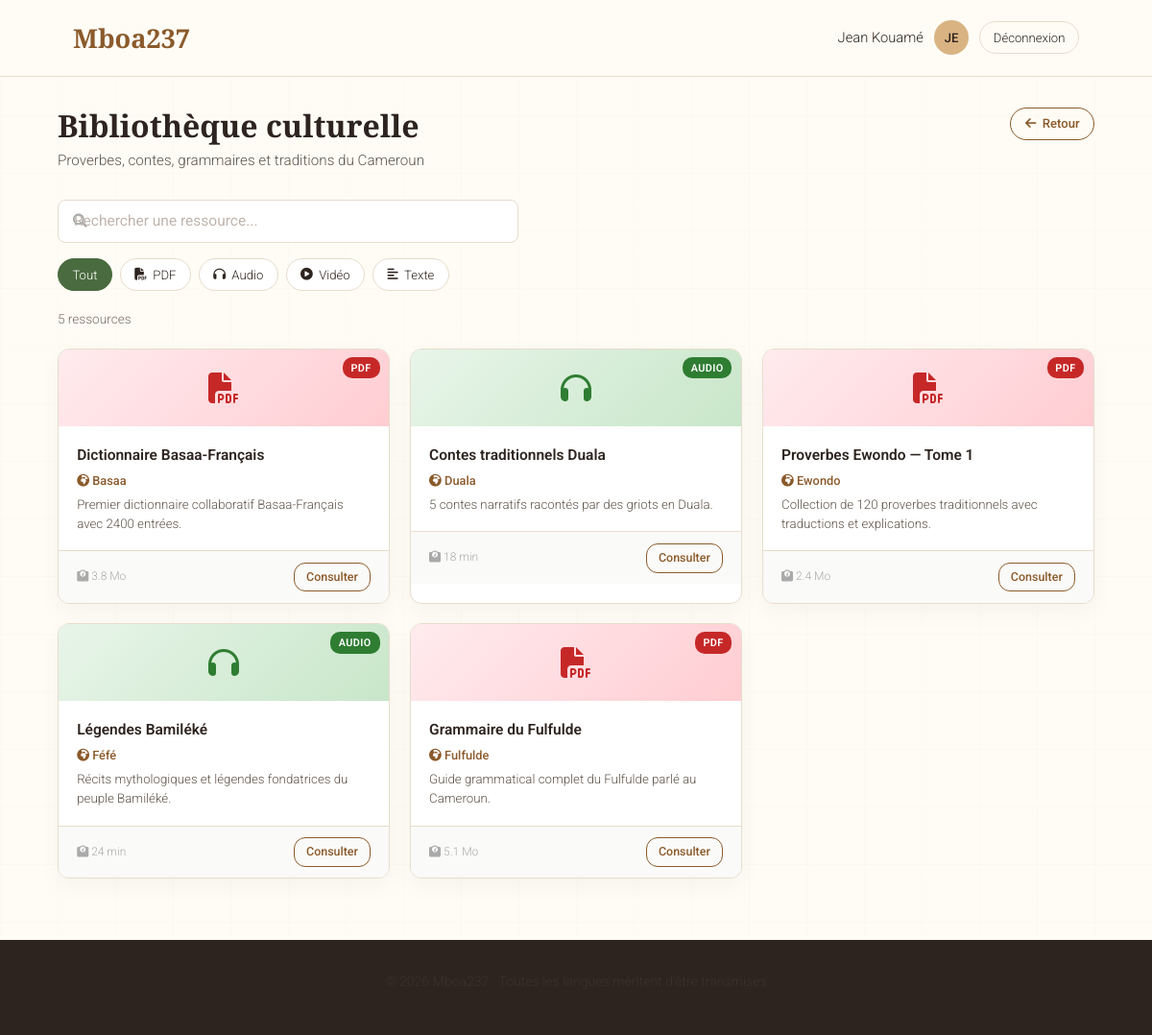
/apprenant/bibliotheque.php (signed in), run on the app's committed database.
### tables this page shows
CREATE TABLE IF NOT EXISTS ressources (
    id          INT AUTO_INCREMENT PRIMARY KEY,
    titre       VARCHAR(200) NOT NULL,
    langue      VARCHAR(80)  NOT NULL,
    type        ENUM('pdf','audio','video','texte') DEFAULT 'pdf',
    taille      VARCHAR(30),
    description TEXT,
    contenu     JSON,
    created_at  TIMESTAMP DEFAULT CURRENT_TIMESTAMP
);

### config/session.php (called while the page is built, shortened)
<?php
function e(string $str): string {
    return htmlspecialchars($str, ENT_QUOTES, 'UTF-8');
}

### includes/functions.php (called while the page is built, shortened)
<?php
function getRessources(?string $type = null, ?string $search = null): array {
    $pdo  = getPDO();
    $sql  = 'SELECT * FROM ressources WHERE 1=1';
    $args = [];
    $sql .= ' ORDER BY langue, titre';
    $stmt = $pdo->prepare($sql);
    $stmt->execute($args);
    $rows = $stmt->fetchAll();
    return $rows;
}

### apprenant/bibliotheque.php (the view, shortened to what this page needs)
<?php
require_once __DIR__ . '/../config/session.php';
require_once __DIR__ . '/../includes/functions.php';
$type   = $_GET['type']   ?? null;
$search = $_GET['search'] ?? null;
$ressources = getRessources($type ?: null, $search ?: null);
include __DIR__ . '/../includes/header.php';
?>
<div class="container page-body">
    <div class="biblio-header">
        <div>
            <h1>Bibliothèque culturelle</h1>
            <p class="biblio-sous-titre">Proverbes, contes, grammaires et traditions du Cameroun</p>
        </div>
        <a href="dashboard.php" class="btn btn-secondary btn-sm">
            <i class="fas fa-arrow-left"></i> Retour
        </a>
    </div>
    <div class="biblio-controls">
        <form method="GET" action="bibliotheque.php" class="search-form">
            <div class="search-wrap">
                <input type="text" name="search" class="search-input"
                       placeholder="Rechercher une ressource..."
                       value="<?= e($search ?? '') ?>">
            </div>
        </form>
        <div class="type-filtres">
            <a href="bibliotheque.php<?= $search ? '?search='.urlencode($search) : '' ?>"
               class="filtre-btn <?= !$type ? 'active':'' ?>">Tout</a>
            <?php foreach (['pdf'=>'PDF','audio'=>'Audio','video'=>'Vidéo','texte'=>'Texte'] as $v => $lbl): ?>
            <a href="bibliotheque.php?type=<?= $v ?><?= $search ? '&search='.urlencode($search) : '' ?>"
               class="filtre-btn <?= $type===$v ? 'active':'' ?>">
                <?php $typeIcons = ['pdf'=>'fas fa-file-pdf','audio'=>'fas fa-headphones','video'=>'fas fa-play-circle','texte'=>'fas fa-align-left']; ?>
                <i class="<?= $typeIcons[$v] ?>"></i> <?= $lbl ?>
            </a>
            <?php endforeach; ?>
        </div>
    </div>
    <p class="nb-resultats"><?= count($ressources) ?> ressource<?= count($ressources)>1?'s':'' ?></p>
    <?php if (empty($ressources)): ?>
        <div class="vide-msg">
            <i class="fas fa-search"></i>
            <p>Aucune ressource ne correspond à votre recherche.</p>
        </div>
    <?php else: ?>
    <div class="ressources-grid">
        <?php
        $icons  = ['pdf'=>'fas fa-file-pdf','audio'=>'fas fa-headphones','video'=>'fas fa-play-circle','texte'=>'fas fa-align-left'];
        foreach ($ressources as $r):
            $icon = $icons[$r['type']] ?? 'fas fa-file';
        ?>
        <a href="bibliotheque.php?id=<?= (int)$r['id'] ?><?= $type?'&type='.urlencode($type):'' ?><?= $search?'&search='.urlencode($search):'' ?>"
           class="ressource-card" style="text-decoration:none;color:inherit;">
            <div class="card-banner banner-<?= e($r['type']) ?>">
                <i class="<?= e($icon) ?>"></i>
                <span class="card-type-badge badge-<?= e($r['type']) ?>"><?= strtoupper($r['type']) ?></span>
            </div>
            <div class="card-body">
                <div class="card-titre"><?= e($r['titre']) ?></div>
                <div class="card-langue"><i class="fas fa-globe-africa"></i> <?= e($r['langue']) ?></div>
                <p class="card-desc"><?= e($r['description'] ?? '') ?></p>
            </div>
            <div class="card-footer">
                <span class="card-taille"><i class="fas fa-weight"></i> <?= e($r['taille'] ?? '—') ?></span>
                <span class="card-btn">Consulter</span>
            </div>
        </a>
        <?php endforeach; ?>
    </div>
    <?php endif; ?>
</div>
<?php include __DIR__ . '/../includes/footer.php'; ?>

### assets/css/style.css (style rules this page uses)
:root { --fond: #fefcf5; --texte: #2e241f; --primaire: #8b5a2b; --secondaire: #4a6b3f; --accent: #d9b382; --bordure: #e8dccc; --carte: #ffffff; --ombre: 0 8px 24px rgba(0,0,0,.04); --radius: 12px; --tr: all 0.2s ease; }
*, *::before, *::after { margin:0; padding:0; box-sizing:border-box; }
html { scroll-behavior: smooth; }
body { background-color: var(--fond); color: var(--texte); font-family: 'Roboto', sans-serif; font-weight: 300; line-height: 1.6; min-height: 100vh; background-image: linear-gradient(rgba(200,180,150,.03) 1px, transparent 1px), linear-gradient(90deg, rgba(200,180,150,.03) 1px, transparent 1px); background-size: 60px 60px; }
h1, h2, h3 { font-family: 'Playfair Display', serif; font-weight: 600; line-height: 1.2; color: var(--texte); }
h1 { font-size: clamp(1.8rem, 5vw, 3rem); }
a { text-decoration: none; color: inherit; transition: var(--tr); }
p { color: #3a322c; margin-bottom: .8rem; }
.container { width: 90%; max-width: 1280px; margin: 0 auto; padding: 0 1rem; }
.btn { display: inline-flex; align-items: center; gap: .4rem; font-family: 'Roboto', sans-serif; font-weight: 500; border-radius: 40px; cursor: pointer; transition: var(--tr); border: none; text-decoration: none; }
.btn-secondary { background: transparent; color: var(--primaire); border: 1.5px solid var(--primaire); padding: .7rem 1.8rem; font-size: .95rem; }
.btn-sm { padding: .35rem .9rem; font-size: .82rem; border-radius: 20px; }
input[type=text], input[type=email], input[type=password], select, textarea { width: 100%; padding: .78rem 1rem; border: 1px solid var(--bordure); border-radius: 8px; font-family: 'Roboto', sans-serif; font-size: .97rem; color: var(--texte); background: white; transition: var(--tr); }
input::placeholder { color: #c0b5ad; }

### data on the page
ressources: type "PDF", titre "Dictionnaire Basaa-Français", langue "Basaa", description "Premier dictionnaire collaboratif Basaa-Français avec 2400 entrées.", taille "3.8 Mo"
ressources: type "AUDIO", titre "Contes traditionnels Duala", langue "Duala", description "5 contes narratifs racontés par des griots en Duala.", taille "18 min"
ressources: type "PDF", titre "Proverbes Ewondo — Tome 1", langue "Ewondo", description "Collection de 120 proverbes traditionnels avec traductions et explications.", taille "2.4 Mo"
ressources: type "AUDIO", titre "Légendes Bamiléké", langue "Féfé", description "Récits mythologiques et légendes fondatrices du peuple Bamiléké.", taille "24 min"
ressources: type "PDF", titre "Grammaire du Fulfulde", langue "Fulfulde", description "Guide grammatical complet du Fulfulde parlé au Cameroun.", taille "5.1 Mo"

### other printed values
$user['nom'] "Jean Kouamé"
mb_strtoupper(mb_substr($user['nom'], 0, 2)) "JE"
$lbl "PDF"
$lbl "Audio"
$lbl "Vidéo"
$lbl "Texte"
count($ressources) "5"
